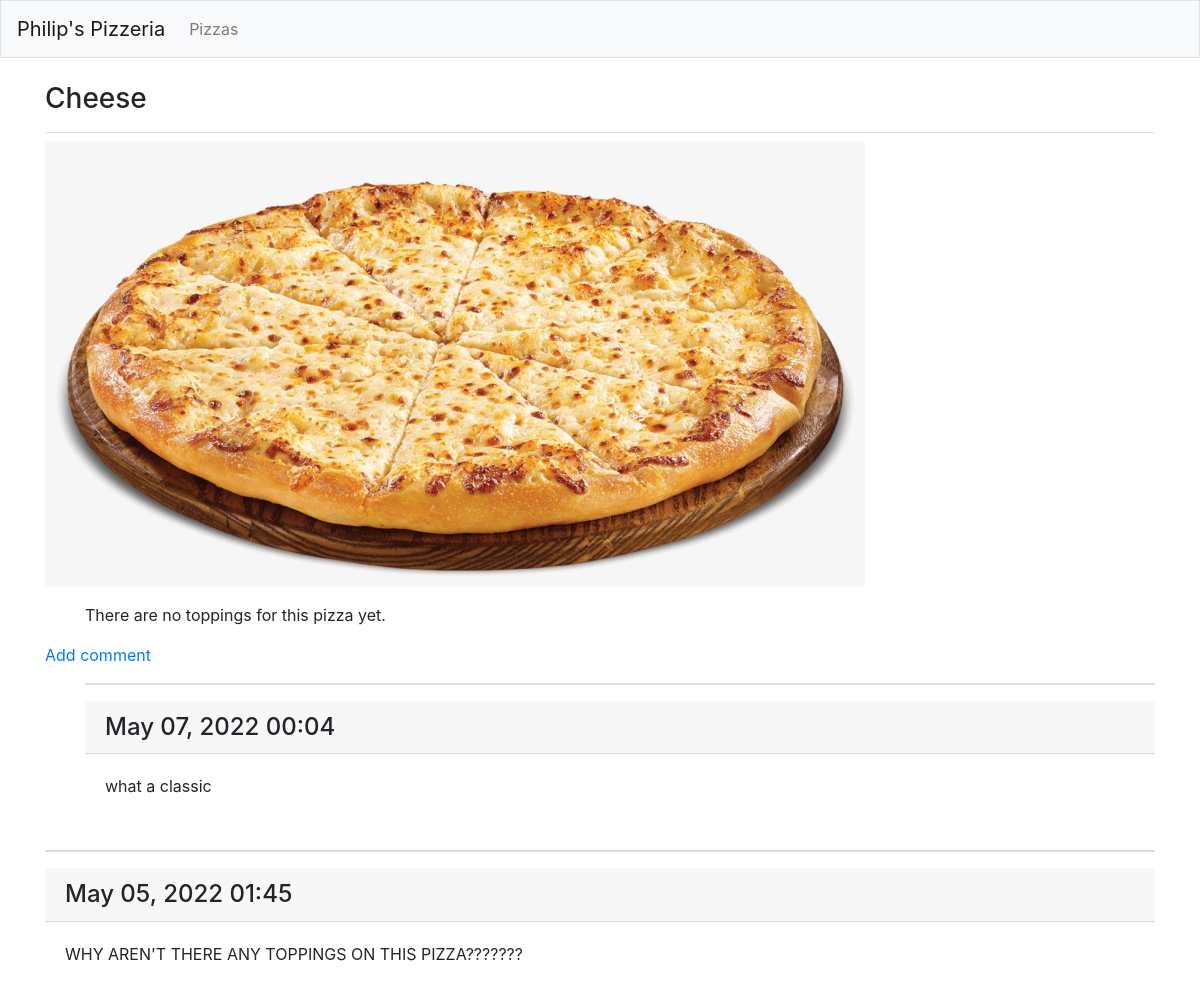
The app's page /pizzas/4/ with its own data.
### pizzas/models.py (models this page shows, shortened)
class Pizza(models.Model):
    pizza_name = models.CharField(max_length=200)
    image = models.ImageField(upload_to='img',blank=True,null=True)
    def __str__(self):
        return self.pizza_name

class Comment(models.Model):
    pizza = models.ForeignKey(Pizza, on_delete=models.CASCADE)
    comment_text = models.TextField()
    date_added = models.DateTimeField(auto_now_add=True)

### pizzas/views.py (the view)
# urls.py: path('pizzas/<int:pizza_id>/',views.pizza,name='pizza'),
def pizza(request,pizza_id):
    pizza = Pizza.objects.get(id=pizza_id)
    toppings = pizza.topping_set.all()
    comments = pizza.comment_set.order_by('-date_added')
    image = Pizza.image
    context = {'pizza':pizza,'toppings':toppings,'comments':comments,'image':image}
    return render(request, 'pizzas/pizza.html', context)

### pizzas/templates/pizzas/pizza.html (shortened to what this page needs)
{% extends "pizzas/base.html" %}
{% block page_header %}
<h3>{{ pizza }}</h3>
{% endblock page_header %}
{% block content %}
<p>
    <img src="{{ pizza.image.url }}">
</p>
<ul>
    {% for t in toppings %}
    <div class="card mb-3">
        <h4 class="card-header">
            {{ t.topping_name }}
        </h4>
        <div class="card-body">
            {{ entry.text|linebreaks }}
        </div>
    </div>
    {% empty %}
    <p> There are no toppings for this pizza yet. </p>
    {% endfor %}
</ul>
<p><a href="{% url 'pizzas:comment' pizza.id %}">Add comment</a></p>
<ul>
    {% for c in comments %}
    <div class="card mb-3"></div>
    <h4 class="card-header">
        {{ c.date_added|date:'M d, Y H:i' }}
    </h4>
    <div class="card-body">
        {{ c.comment_text|linebreaks }}
    </div>
    </div>
    {% empty %}
    <p>There are no comments for this pizza. Please feel free to add one! </p>
    {% endfor %}
{% endblock content %}

### records on screen
Pizza: pizza_name "Cheese", image (picture)
Comment: date_added "May 07, 2022 00:04", comment_text "what a classic"
Comment: date_added "May 05, 2022 01:45", comment_text "WHY AREN'T THERE ANY TOPPINGS ON THIS PIZZA???????"
